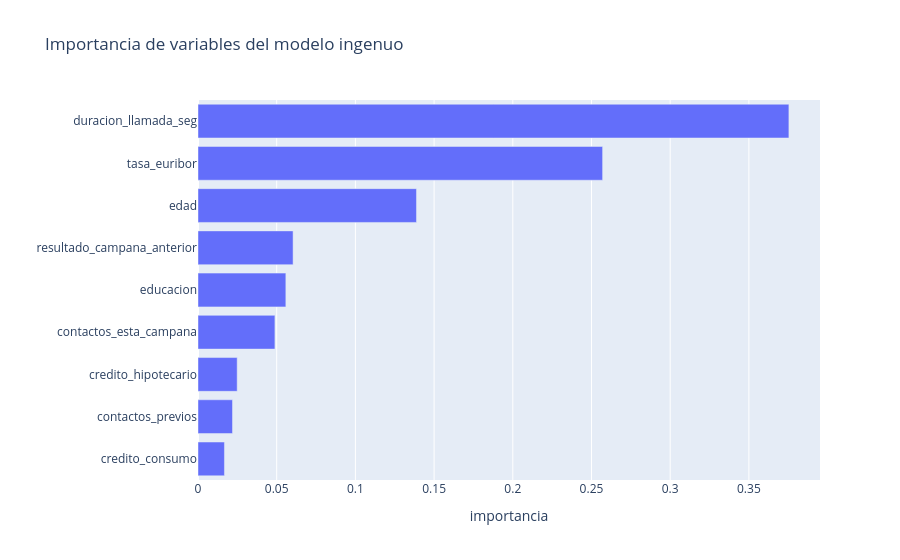

Source (notebook cell):
### Code cell
importancias = pd.Series(
    rf_ingenuo[-1].feature_importances_,
    index=rf_ingenuo[:-1].get_feature_names_out(),
).sort_values()
fig = px.bar(importancias, orientation='h',
             title='Importancia de variables del modelo ingenuo',
             labels={'value': 'importancia', 'index': ''})
fig.update_layout(showlegend=False)
fig.show()

### Figure 1 — Plotly figure (JSON) as saved in the notebook; plotly's stock layout.template omitted (floating-point values rounded to 4 significant figures)
{"data": [{"hovertemplate": "variable=0<br>importancia=%{x}<br>=%{y}<extra></extra>", "legendgroup": "0", "marker": {"color": "#636efa", "pattern": {"shape": ""}}, "name": "0", "orientation": "h", "showlegend": true, "textposition": "auto", "type": "bar", "x": [0.01681, 0.02193, 0.02489, 0.04887, 0.05581, 0.06041, 0.1388, 0.2571, 0.3754], "xaxis": "x", "y": ["credito_consumo", "contactos_previos", "credito_hipotecario", "contactos_esta_campana", "educacion", "resultado_campana_anterior", "edad", "tasa_euribor", "duracion_llamada_seg"], "yaxis": "y"}], "layout": {"barmode": "relative", "legend": {"title": {"text": "variable"}, "tracegroupgap": 0}, "showlegend": false, "title": {"text": "Importancia de variables del modelo ingenuo"}, "xaxis": {"anchor": "y", "domain": [0.0, 1.0], "title": {"text": "importancia"}}, "yaxis": {"anchor": "x", "domain": [0.0, 1.0], "title": {"text": ""}}}}
